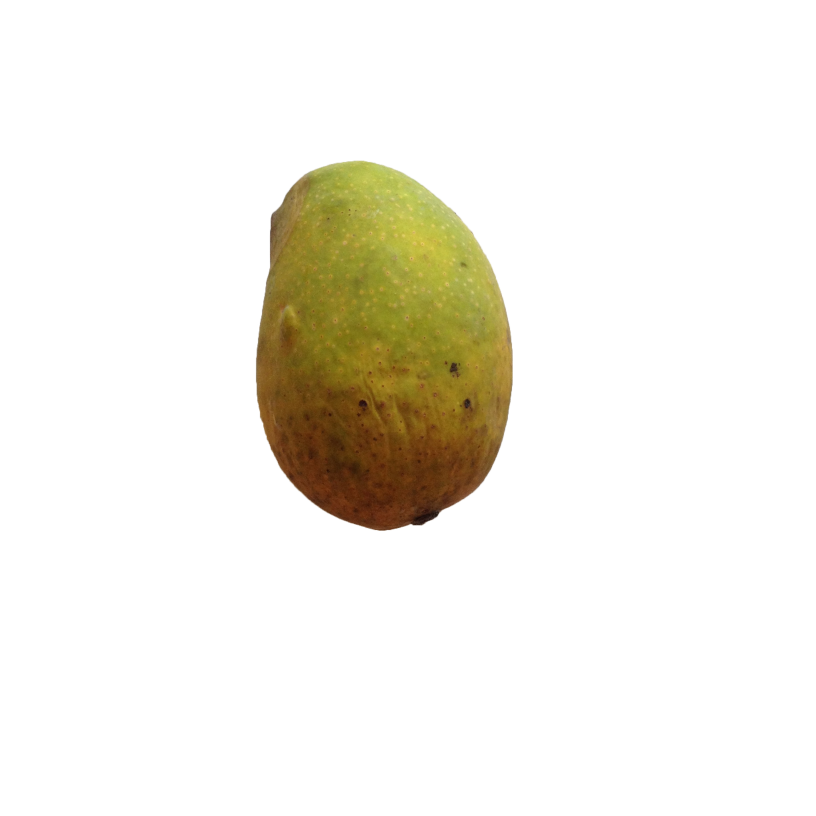
#> input picture dataset/Kesar/Big/D116.jpg, 2448 x 2448 px (shown at 1/3 size); its folder holds 4 pictures in this run
$ python size_classifier.py
#> lines starting #> are read from the running program, lines starting #| are printed output that depends on the picture; after the words box and inside, x2 and y2 are one past the last pixel; in counts of white or black regions, pixels touching at a corner belong together
#> in avg_threshold_of_class, img is the input picture: shape (2448, 2448, 3); mean B, G, R 230.7, 239.2, 241.8
import cv2
import numpy as np
import matplotlib.pyplot as plt
import matplotlib.image as mpimg
import os
import glob

big_path = "Fruit-Sorter/dataset/Kesar/Big"
small_path = "Fruit-Sorter/dataset/Kesar/Small"
medium_path = "Fruit-Sorter/dataset/Kesar/Medium"

def to_binary(img):
    img = cv2.cvtColor(img, cv2.COLOR_BGR2GRAY)
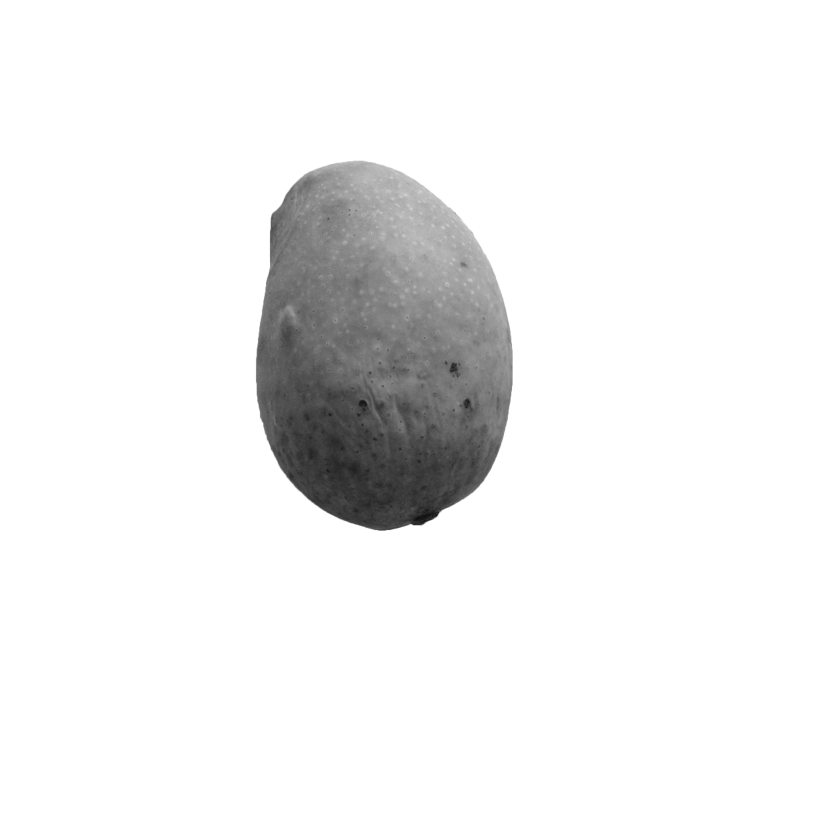
#> img: shape (2448, 2448) (shown at 1/3 size); min 11, max 255, mean 239
    ret, img = cv2.threshold(img, 127, 255, cv2.THRESH_BINARY)
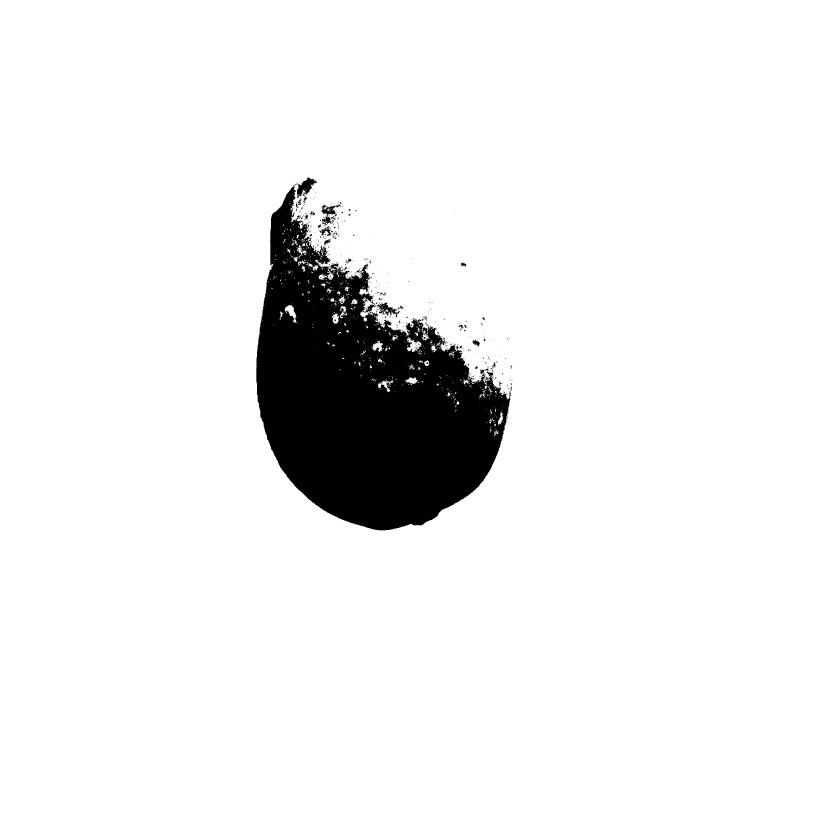
#> img: shape (2448, 2448) (shown at 1/3 size); 92.7% white; 563 black regions (513 under 20 px), largest, box (x1, y1, x2, y2) and area: (769, 553, 1533, 1591) 426204, (891, 531, 948, 594) 1605, (1131, 908, 1199, 951) 1062
    return img

def get_size(img):
    return img.shape[0] * img.shape[1]

def get_binary_size(img):
    return np.sum(img == 255)

# Average threshold is number of pixels in the image that are white, which signifies size of mango

def avg_threshold_of_class(data_path):
    avg_threshold = 0
    for img_path in glob.glob(data_path + "/*.jpg"):
        img = cv2.imread(img_path)
        img = to_binary(img)
        avg_threshold += get_binary_size(img)
#> avg_threshold = 5558150
#> pass 2 of the loop in avg_threshold_of_class, `for img_path in glob.glob(data_path + "/*.jpg"):`:
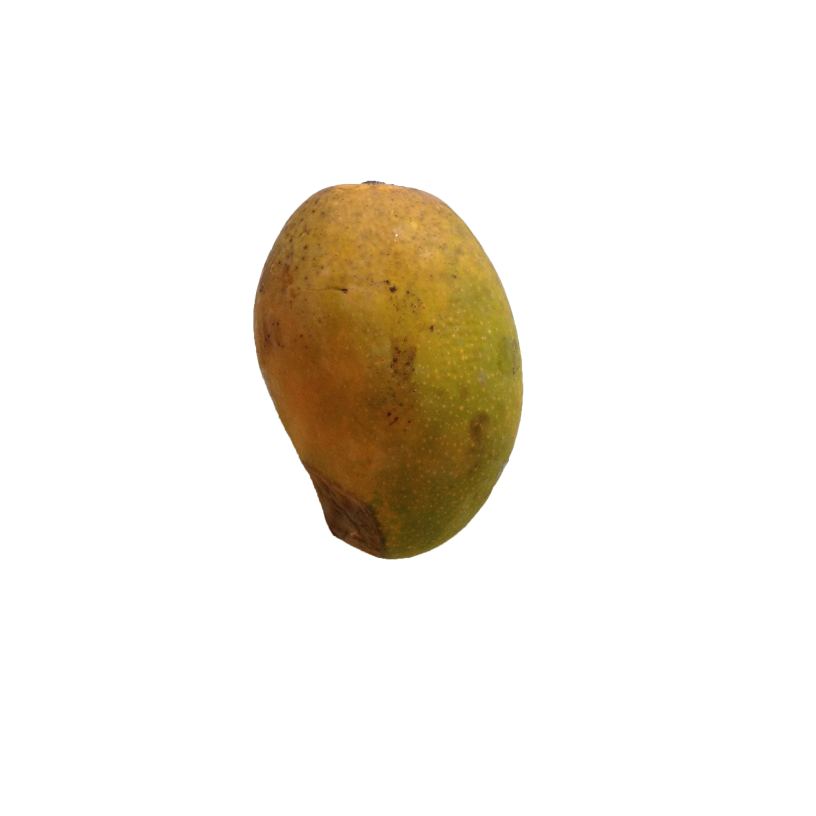
#> input picture dataset/Kesar/Big/D118.jpg, 2448 x 2448 px (shown at 1/3 size)
#> in avg_threshold_of_class, img is the input picture: shape (2448, 2448, 3); mean B, G, R 229.4, 237.3, 241.9
#> in to_binary (call 2), `img = cv2.cvtColor(img, cv2.COLOR_BGR2GRAY)`:
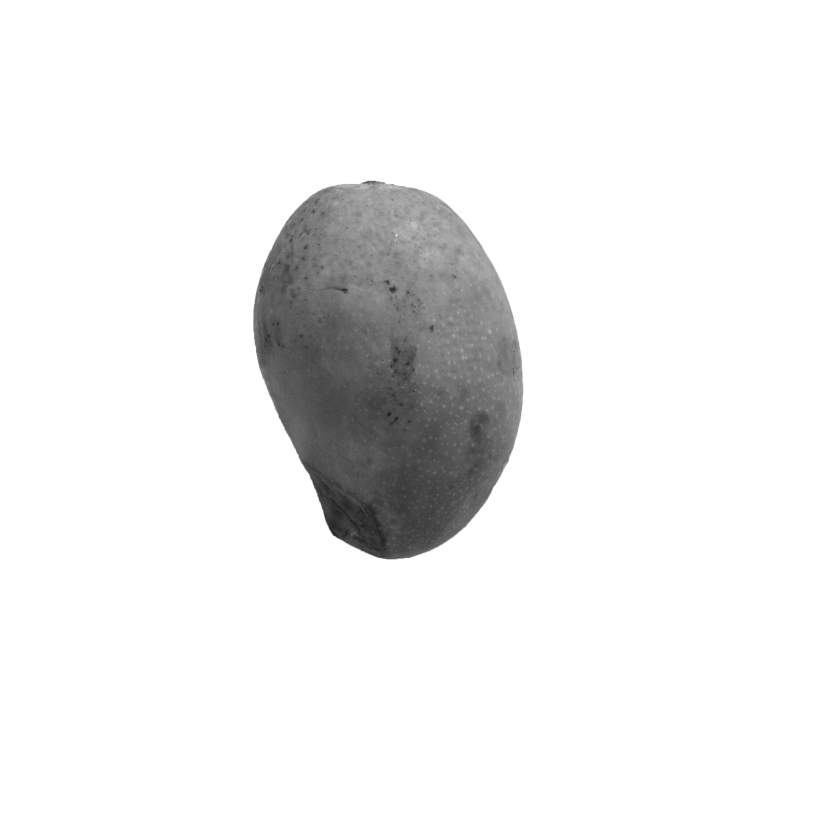
#> img: shape (2448, 2448) (shown at 1/3 size); min 15, max 255, mean 237.8
#> in to_binary (call 2), `ret, img = cv2.threshold(img, 127, 255, cv2.THRESH_BINARY)`:
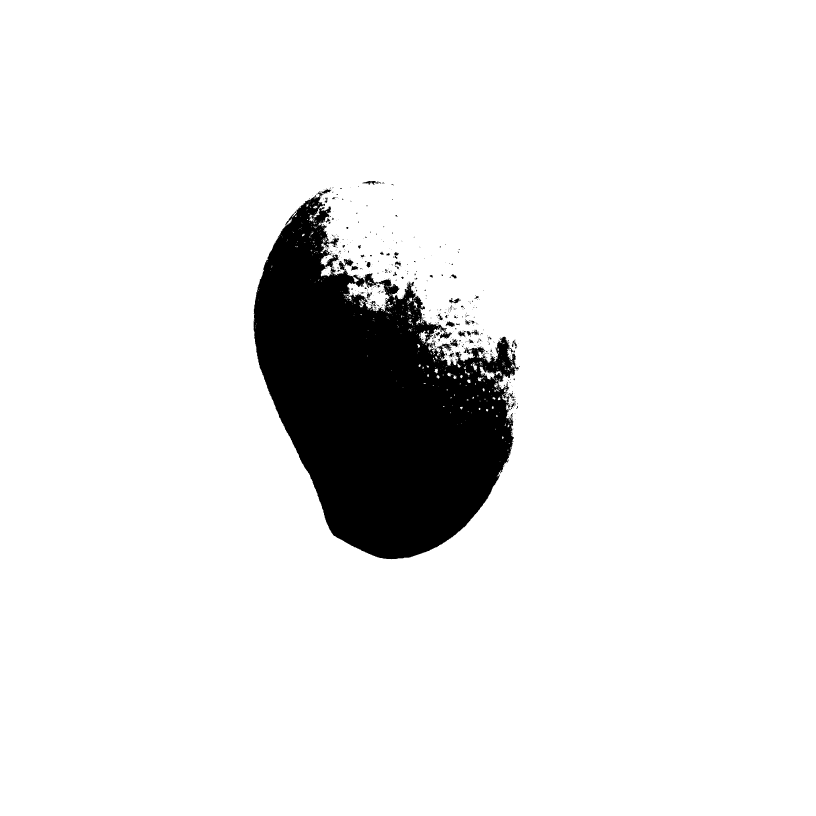
#> img: shape (2448, 2448) (shown at 1/3 size); 91.7% white; 596 black regions (530 under 20 px), largest, box (x1, y1, x2, y2) and area: (761, 577, 1556, 1678) 488368, (1350, 1018, 1376, 1042) 280, (1336, 964, 1365, 981) 265
#> avg_threshold = 11055566
#> pass 3 of the loop in avg_threshold_of_class, `for img_path in glob.glob(data_path + "/*.jpg"):`:
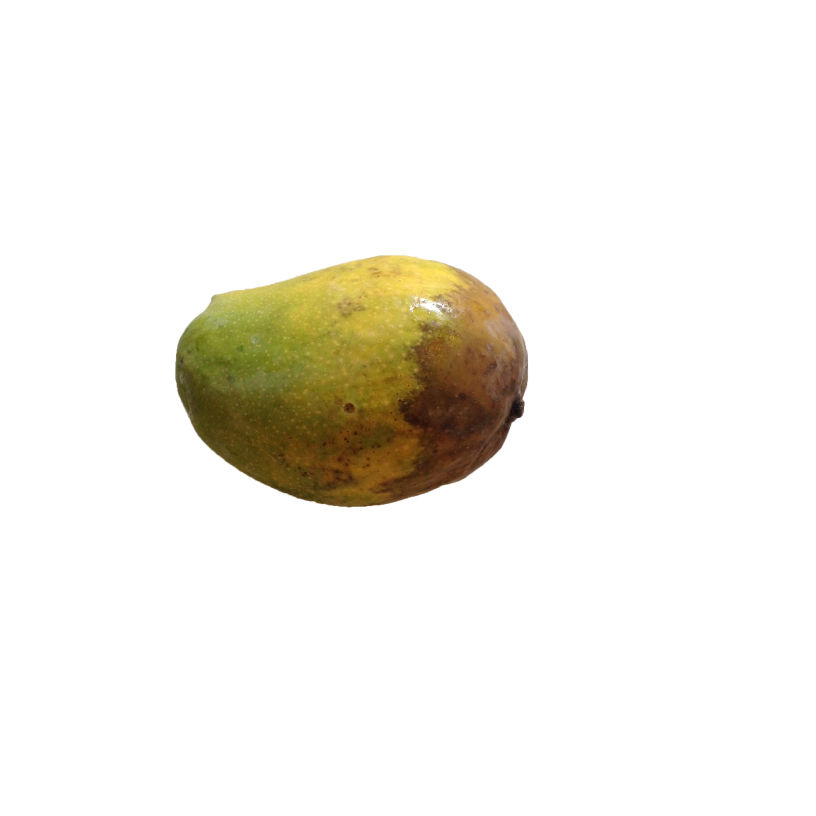
#> input picture dataset/Kesar/Big/D157.jpg, 2448 x 2448 px (shown at 1/3 size)
#> in avg_threshold_of_class, img is the input picture: shape (2448, 2448, 3); mean B, G, R 233.3, 240, 242.3
#> in to_binary (call 3), `img = cv2.cvtColor(img, cv2.COLOR_BGR2GRAY)`:
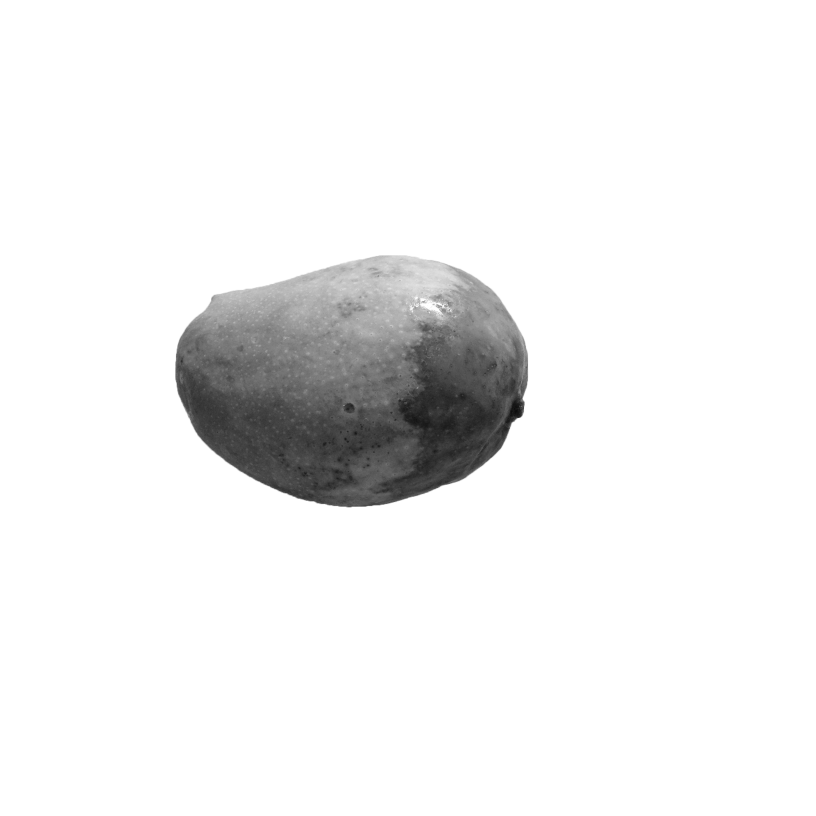
#> img: shape (2448, 2448) (shown at 1/3 size); min 11, max 255, mean 239.9
#> in to_binary (call 3), `ret, img = cv2.threshold(img, 127, 255, cv2.THRESH_BINARY)`:
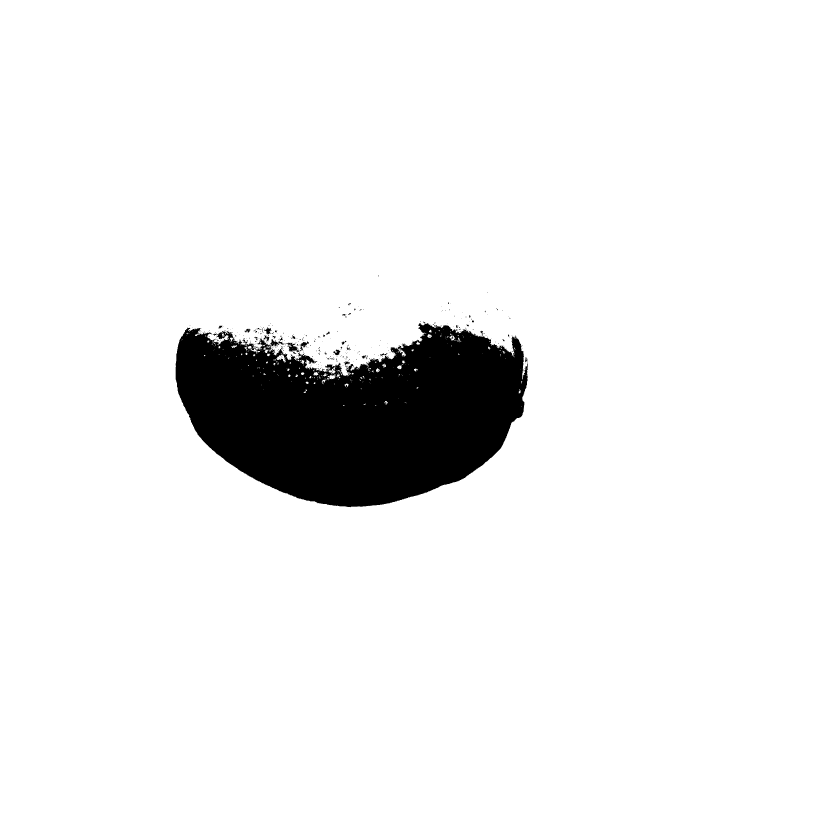
#> img: shape (2448, 2448) (shown at 1/3 size); 93.2% white; 387 black regions (353 under 20 px), largest, box (x1, y1, x2, y2) and area: (527, 969, 1583, 1522) 405564, (856, 1028, 898, 1062) 530, (809, 1018, 854, 1040) 360
#> avg_threshold = 16638683
#> the loop made 4 passes; the first 3 are shown
    return avg_threshold / len(glob.glob(data_path + "/*.jpg"))

big_avg = avg_threshold_of_class(big_path)
medium_avg = avg_threshold_of_class(medium_path)
#> (the run stopped early here; a loop or call above may not have finished)
